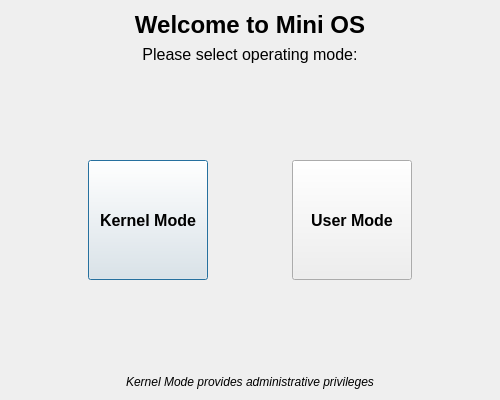
<?xml version="1.0" encoding="UTF-8"?>
<ui version="4.0">
 <class>ModeSelection</class>
 <widget class="QDialog" name="ModeSelection">
  <property name="geometry">
   <rect>
    <x>0</x>
    <y>0</y>
    <width>500</width>
    <height>400</height>
   </rect>
  </property>
  <property name="windowTitle">
   <string>Mini OS - Mode Selection</string>
  </property>
  <layout class="QVBoxLayout" name="verticalLayout">
   <item>
    <widget class="QLabel" name="titleLabel">
     <property name="font">
      <font>
       <family>Arial</family>
       <pointsize>18</pointsize>
       <weight>75</weight>
       <bold>true</bold>
      </font>
     </property>
     <property name="text">
      <string>Welcome to Mini OS</string>
     </property>
     <property name="alignment">
      <set>Qt::AlignCenter</set>
     </property>
    </widget>
   </item>
   <item>
    <widget class="QLabel" name="subtitleLabel">
     <property name="font">
      <font>
       <family>Arial</family>
       <pointsize>12</pointsize>
      </font>
     </property>
     <property name="text">
      <string>Please select operating mode:</string>
     </property>
     <property name="alignment">
      <set>Qt::AlignCenter</set>
     </property>
    </widget>
   </item>
   <item>
    <spacer name="verticalSpacer">
     <property name="orientation">
      <enum>Qt::Vertical</enum>
     </property>
     <property name="sizeHint" stdset="0">
      <size>
       <width>20</width>
       <height>40</height>
      </size>
     </property>
    </spacer>
   </item>
   <item>
    <layout class="QHBoxLayout" name="horizontalLayout">
     <item>
      <spacer name="horizontalSpacer">
       <property name="orientation">
        <enum>Qt::Horizontal</enum>
       </property>
       <property name="sizeHint" stdset="0">
        <size>
         <width>40</width>
         <height>20</height>
        </size>
       </property>
      </spacer>
     </item>
     <item>
      <widget class="QPushButton" name="kernelButton">
       <property name="minimumSize">
        <size>
         <width>120</width>
         <height>120</height>
        </size>
       </property>
       <property name="font">
        <font>
         <family>Arial</family>
         <pointsize>12</pointsize>
         <weight>75</weight>
         <bold>true</bold>
        </font>
       </property>
       <property name="text">
        <string>Kernel Mode</string>
       </property>
       <property name="icon">
        <iconset resource="resources.qrc">
         <normaloff>:/icons/kernel.png</normaloff>:/icons/kernel.png</iconset>
       </property>
       <property name="iconSize">
        <size>
         <width>64</width>
         <height>64</height>
        </size>
       </property>
      </widget>
     </item>
     <item>
      <spacer name="horizontalSpacer_2">
       <property name="orientation">
        <enum>Qt::Horizontal</enum>
       </property>
       <property name="sizeHint" stdset="0">
        <size>
         <width>40</width>
         <height>20</height>
        </size>
       </property>
      </spacer>
     </item>
     <item>
      <widget class="QPushButton" name="userButton">
       <property name="minimumSize">
        <size>
         <width>120</width>
         <height>120</height>
        </size>
       </property>
       <property name="font">
        <font>
         <family>Arial</family>
         <pointsize>12</pointsize>
         <weight>75</weight>
         <bold>true</bold>
        </font>
       </property>
       <property name="text">
        <string>User Mode</string>
       </property>
       <property name="icon">
        <iconset resource="resources.qrc">
         <normaloff>:/icons/user.png</normaloff>:/icons/user.png</iconset>
       </property>
       <property name="iconSize">
        <size>
         <width>64</width>
         <height>64</height>
        </size>
       </property>
      </widget>
     </item>
     <item>
      <spacer name="horizontalSpacer_3">
       <property name="orientation">
        <enum>Qt::Horizontal</enum>
       </property>
       <property name="sizeHint" stdset="0">
        <size>
         <width>40</width>
         <height>20</height>
        </size>
       </property>
      </spacer>
     </item>
    </layout>
   </item>
   <item>
    <spacer name="verticalSpacer_2">
     <property name="orientation">
      <enum>Qt::Vertical</enum>
     </property>
     <property name="sizeHint" stdset="0">
      <size>
       <width>20</width>
       <height>40</height>
      </size>
     </property>
    </spacer>
   </item>
   <item>
    <widget class="QLabel" name="infoLabel">
     <property name="font">
      <font>
       <italic>true</italic>
      </font>
     </property>
     <property name="text">
      <string>Kernel Mode provides administrative privileges</string>
     </property>
     <property name="alignment">
      <set>Qt::AlignCenter</set>
     </property>
    </widget>
   </item>
  </layout>
 </widget>
 <resources>
  <include location="resources.qrc"/>
 </resources>
 <connections/>
</ui>
